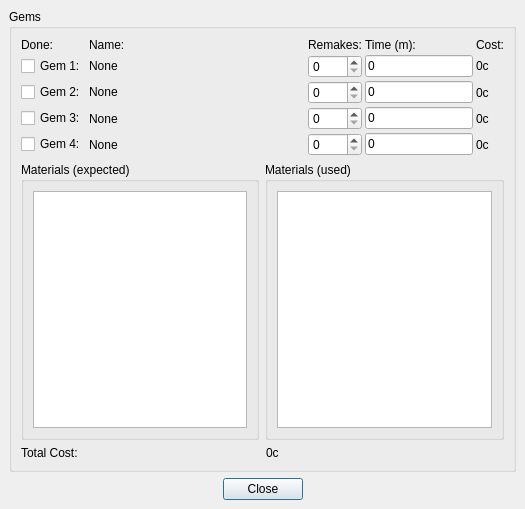
<ui version="4.0" >
 <author></author>
 <comment></comment>
 <exportmacro></exportmacro>
 <class>B_CraftWindow</class>
 <widget class="QDialog" name="B_CraftWindow" >
  <property name="geometry" >
   <rect>
    <x>0</x>
    <y>0</y>
    <width>525</width>
    <height>509</height>
   </rect>
  </property>
  <property name="windowTitle" >
   <string>Working Item Detail</string>
  </property>
  <layout class="QHBoxLayout" >
   <property name="margin" >
    <number>9</number>
   </property>
   <property name="spacing" >
    <number>6</number>
   </property>
   <item>
    <layout class="QVBoxLayout" >
     <property name="margin" >
      <number>0</number>
     </property>
     <property name="spacing" >
      <number>6</number>
     </property>
     <item>
      <widget class="QGroupBox" name="GroupBox1" >
       <property name="title" >
        <string>Gems</string>
       </property>
       <layout class="QVBoxLayout" >
        <property name="margin" >
         <number>9</number>
        </property>
        <property name="spacing" >
         <number>6</number>
        </property>
        <item>
         <layout class="QVBoxLayout" >
          <property name="margin" >
           <number>0</number>
          </property>
          <property name="spacing" >
           <number>6</number>
          </property>
          <item>
           <layout class="QGridLayout" >
            <property name="margin" >
             <number>0</number>
            </property>
            <property name="spacing" >
             <number>3</number>
            </property>
            <item row="3" column="4" >
             <widget class="QLabel" name="Gem3Cost" >
              <property name="text" >
               <string>0c</string>
              </property>
              <property name="alignment" >
               <set>Qt::AlignLeading|Qt::AlignLeft|Qt::AlignVCenter</set>
              </property>
             </widget>
            </item>
            <item row="2" column="2" >
             <widget class="QSpinBox" name="Gem2Remakes" />
            </item>
            <item row="4" column="3" >
             <widget class="QLineEdit" name="Gem4Time" >
              <property name="sizePolicy" >
               <sizepolicy>
                <hsizetype>4</hsizetype>
                <vsizetype>0</vsizetype>
                <horstretch>0</horstretch>
                <verstretch>0</verstretch>
               </sizepolicy>
              </property>
              <property name="text" >
               <string>0</string>
              </property>
             </widget>
            </item>
            <item row="1" column="2" >
             <widget class="QSpinBox" name="Gem1Remakes" >
              <property name="sizePolicy" >
               <sizepolicy>
                <hsizetype>1</hsizetype>
                <vsizetype>4</vsizetype>
                <horstretch>0</horstretch>
                <verstretch>0</verstretch>
               </sizepolicy>
              </property>
             </widget>
            </item>
            <item row="4" column="1" >
             <widget class="QLabel" name="Gem4Name" >
              <property name="sizePolicy" >
               <sizepolicy>
                <hsizetype>3</hsizetype>
                <vsizetype>5</vsizetype>
                <horstretch>0</horstretch>
                <verstretch>0</verstretch>
               </sizepolicy>
              </property>
              <property name="text" >
               <string>None</string>
              </property>
             </widget>
            </item>
            <item row="1" column="4" >
             <widget class="QLabel" name="Gem1Cost" >
              <property name="sizePolicy" >
               <sizepolicy>
                <hsizetype>5</hsizetype>
                <vsizetype>4</vsizetype>
                <horstretch>0</horstretch>
                <verstretch>0</verstretch>
               </sizepolicy>
              </property>
              <property name="text" >
               <string>0c</string>
              </property>
              <property name="alignment" >
               <set>Qt::AlignLeading|Qt::AlignLeft|Qt::AlignVCenter</set>
              </property>
             </widget>
            </item>
            <item row="4" column="4" >
             <widget class="QLabel" name="Gem4Cost" >
              <property name="text" >
               <string>0c</string>
              </property>
              <property name="alignment" >
               <set>Qt::AlignLeading|Qt::AlignLeft|Qt::AlignVCenter</set>
              </property>
             </widget>
            </item>
            <item row="4" column="2" >
             <widget class="QSpinBox" name="Gem4Remakes" />
            </item>
            <item row="3" column="2" >
             <widget class="QSpinBox" name="Gem3Remakes" />
            </item>
            <item row="2" column="1" >
             <widget class="QLabel" name="Gem2Name" >
              <property name="sizePolicy" >
               <sizepolicy>
                <hsizetype>3</hsizetype>
                <vsizetype>4</vsizetype>
                <horstretch>0</horstretch>
                <verstretch>0</verstretch>
               </sizepolicy>
              </property>
              <property name="text" >
               <string>None</string>
              </property>
             </widget>
            </item>
            <item row="3" column="0" >
             <widget class="QCheckBox" name="Gem3Done" >
              <property name="text" >
               <string>Gem 3:</string>
              </property>
             </widget>
            </item>
            <item row="2" column="4" >
             <widget class="QLabel" name="Gem2Cost" >
              <property name="text" >
               <string>0c</string>
              </property>
              <property name="alignment" >
               <set>Qt::AlignLeading|Qt::AlignLeft|Qt::AlignVCenter</set>
              </property>
             </widget>
            </item>
            <item row="0" column="3" >
             <widget class="QLabel" name="TextLabel6" >
              <property name="text" >
               <string>Time (m):</string>
              </property>
             </widget>
            </item>
            <item row="0" column="2" >
             <widget class="QLabel" name="TextLabel5" >
              <property name="text" >
               <string>Remakes:</string>
              </property>
             </widget>
            </item>
            <item row="1" column="1" >
             <widget class="QLabel" name="Gem1Name" >
              <property name="sizePolicy" >
               <sizepolicy>
                <hsizetype>3</hsizetype>
                <vsizetype>4</vsizetype>
                <horstretch>0</horstretch>
                <verstretch>0</verstretch>
               </sizepolicy>
              </property>
              <property name="text" >
               <string>None</string>
              </property>
             </widget>
            </item>
            <item row="4" column="0" >
             <widget class="QCheckBox" name="Gem4Done" >
              <property name="text" >
               <string>Gem 4:</string>
              </property>
             </widget>
            </item>
            <item row="3" column="3" >
             <widget class="QLineEdit" name="Gem3Time" >
              <property name="sizePolicy" >
               <sizepolicy>
                <hsizetype>4</hsizetype>
                <vsizetype>0</vsizetype>
                <horstretch>0</horstretch>
                <verstretch>0</verstretch>
               </sizepolicy>
              </property>
              <property name="text" >
               <string>0</string>
              </property>
             </widget>
            </item>
            <item row="1" column="3" >
             <widget class="QLineEdit" name="Gem1Time" >
              <property name="sizePolicy" >
               <sizepolicy>
                <hsizetype>4</hsizetype>
                <vsizetype>4</vsizetype>
                <horstretch>0</horstretch>
                <verstretch>0</verstretch>
               </sizepolicy>
              </property>
              <property name="text" >
               <string>0</string>
              </property>
             </widget>
            </item>
            <item row="1" column="0" >
             <widget class="QCheckBox" name="Gem1Done" >
              <property name="sizePolicy" >
               <sizepolicy>
                <hsizetype>1</hsizetype>
                <vsizetype>4</vsizetype>
                <horstretch>0</horstretch>
                <verstretch>0</verstretch>
               </sizepolicy>
              </property>
              <property name="text" >
               <string>Gem 1:</string>
              </property>
             </widget>
            </item>
            <item row="2" column="3" >
             <widget class="QLineEdit" name="Gem2Time" >
              <property name="sizePolicy" >
               <sizepolicy>
                <hsizetype>4</hsizetype>
                <vsizetype>0</vsizetype>
                <horstretch>0</horstretch>
                <verstretch>0</verstretch>
               </sizepolicy>
              </property>
              <property name="text" >
               <string>0</string>
              </property>
             </widget>
            </item>
            <item row="0" column="0" >
             <widget class="QLabel" name="TextLabel1" >
              <property name="text" >
               <string>Done:</string>
              </property>
             </widget>
            </item>
            <item row="2" column="0" >
             <widget class="QCheckBox" name="Gem2Done" >
              <property name="text" >
               <string>Gem 2:</string>
              </property>
             </widget>
            </item>
            <item row="0" column="1" colspan="2" >
             <widget class="QLabel" name="TextLabel2" >
              <property name="sizePolicy" >
               <sizepolicy>
                <hsizetype>5</hsizetype>
                <vsizetype>4</vsizetype>
                <horstretch>0</horstretch>
                <verstretch>0</verstretch>
               </sizepolicy>
              </property>
              <property name="text" >
               <string>Name:</string>
              </property>
             </widget>
            </item>
            <item row="3" column="1" >
             <widget class="QLabel" name="Gem3Name" >
              <property name="sizePolicy" >
               <sizepolicy>
                <hsizetype>3</hsizetype>
                <vsizetype>5</vsizetype>
                <horstretch>0</horstretch>
                <verstretch>0</verstretch>
               </sizepolicy>
              </property>
              <property name="text" >
               <string>None</string>
              </property>
             </widget>
            </item>
            <item row="0" column="4" >
             <widget class="QLabel" name="TextLabel7" >
              <property name="text" >
               <string>Cost:</string>
              </property>
             </widget>
            </item>
           </layout>
          </item>
          <item>
           <layout class="QHBoxLayout" >
            <property name="margin" >
             <number>0</number>
            </property>
            <property name="spacing" >
             <number>6</number>
            </property>
            <item>
             <widget class="QGroupBox" name="GroupBox2_2_2" >
              <property name="title" >
               <string>Materials (expected)</string>
              </property>
              <layout class="QVBoxLayout" >
               <property name="margin" >
                <number>9</number>
               </property>
               <property name="spacing" >
                <number>6</number>
               </property>
               <item>
                <widget class="QTextEdit" name="MatsExpected" >
                 <property name="sizePolicy" >
                  <sizepolicy>
                   <hsizetype>7</hsizetype>
                   <vsizetype>7</vsizetype>
                   <horstretch>0</horstretch>
                   <verstretch>0</verstretch>
                  </sizepolicy>
                 </property>
                </widget>
               </item>
              </layout>
             </widget>
            </item>
            <item>
             <widget class="QGroupBox" name="GroupBox2_2" >
              <property name="title" >
               <string>Materials (used)</string>
              </property>
              <layout class="QVBoxLayout" >
               <property name="margin" >
                <number>9</number>
               </property>
               <property name="spacing" >
                <number>6</number>
               </property>
               <item>
                <widget class="QTextEdit" name="MatsUsed" />
               </item>
              </layout>
             </widget>
            </item>
           </layout>
          </item>
         </layout>
        </item>
        <item>
         <layout class="QHBoxLayout" >
          <property name="margin" >
           <number>0</number>
          </property>
          <property name="spacing" >
           <number>6</number>
          </property>
          <item>
           <layout class="QHBoxLayout" >
            <property name="margin" >
             <number>0</number>
            </property>
            <property name="spacing" >
             <number>6</number>
            </property>
            <item>
             <widget class="QLabel" name="TextLabel8" >
              <property name="text" >
               <string>Total Cost:</string>
              </property>
             </widget>
            </item>
            <item>
             <widget class="QLabel" name="TotalCost" >
              <property name="text" >
               <string>0c</string>
              </property>
             </widget>
            </item>
           </layout>
          </item>
         </layout>
        </item>
       </layout>
      </widget>
     </item>
     <item>
      <layout class="QHBoxLayout" >
       <property name="margin" >
        <number>0</number>
       </property>
       <property name="spacing" >
        <number>6</number>
       </property>
       <item>
        <spacer>
         <property name="orientation" >
          <enum>Qt::Horizontal</enum>
         </property>
         <property name="sizeType" >
          <enum>QSizePolicy::Expanding</enum>
         </property>
         <property name="sizeHint" >
          <size>
           <width>16</width>
           <height>20</height>
          </size>
         </property>
        </spacer>
       </item>
       <item>
        <widget class="QPushButton" name="Close" >
         <property name="text" >
          <string>Close</string>
         </property>
        </widget>
       </item>
       <item>
        <spacer>
         <property name="orientation" >
          <enum>Qt::Horizontal</enum>
         </property>
         <property name="sizeHint" >
          <size>
           <width>102</width>
           <height>20</height>
          </size>
         </property>
        </spacer>
       </item>
      </layout>
     </item>
    </layout>
   </item>
  </layout>
 </widget>
 <pixmapfunction>qPixmapFromMimeSource</pixmapfunction>
 <resources/>
 <connections/>
</ui>
